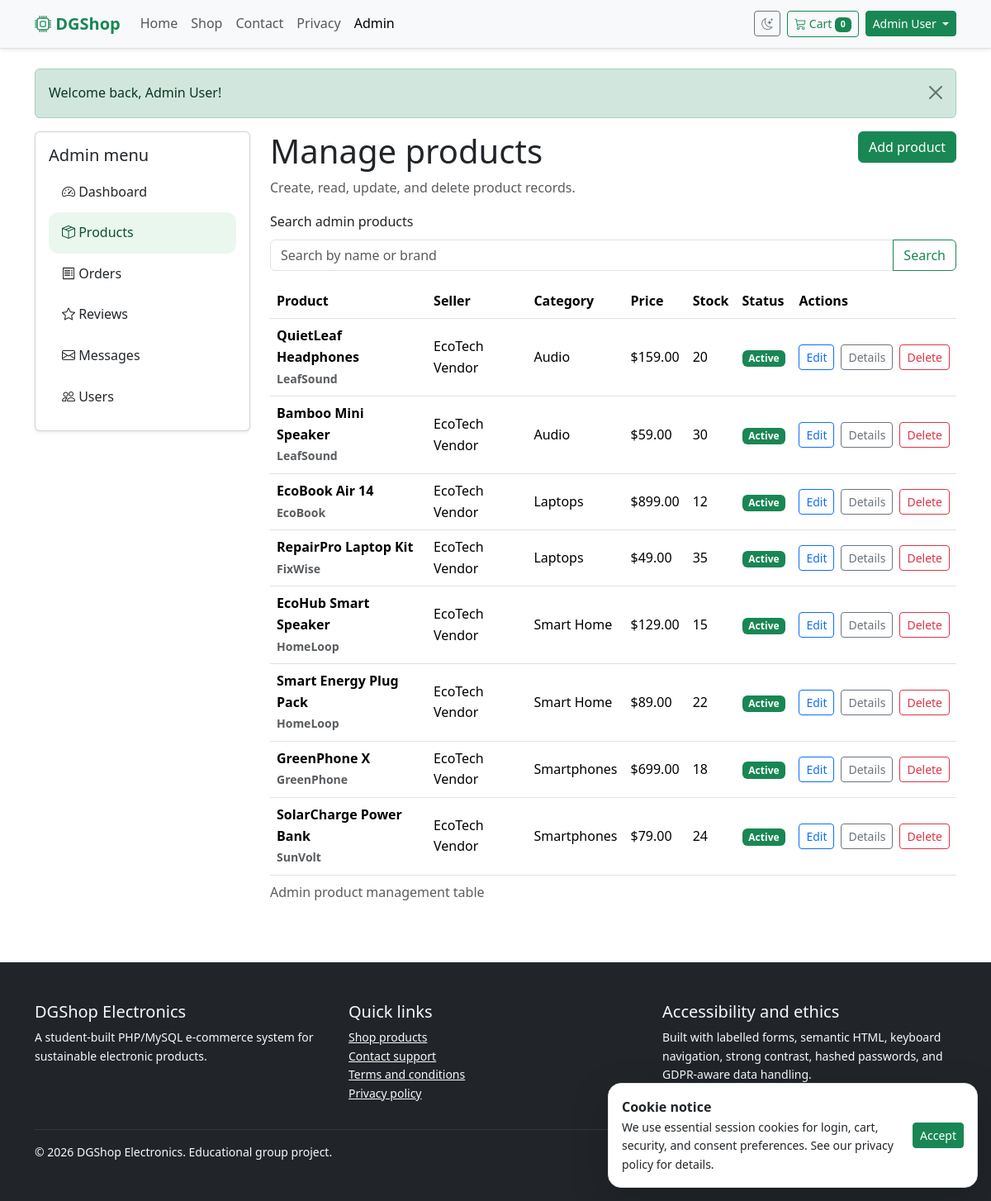
/admin/products.php (signed in), run on the app's committed database.
### tables this page shows
CREATE TABLE products (
  id INT UNSIGNED AUTO_INCREMENT PRIMARY KEY,
  category_id INT UNSIGNED NOT NULL,
  seller_id INT UNSIGNED NOT NULL,
  name VARCHAR(160) NOT NULL,
  brand VARCHAR(100) NOT NULL,
  description TEXT NOT NULL,
  price DECIMAL(10,2) NOT NULL,
  stock INT UNSIGNED NOT NULL DEFAULT 0,
  image_url VARCHAR(255) NOT NULL,
  is_active TINYINT(1) NOT NULL DEFAULT 1,
  created_at TIMESTAMP NOT NULL DEFAULT CURRENT_TIMESTAMP,
  updated_at TIMESTAMP NOT NULL DEFAULT CURRENT_TIMESTAMP ON UPDATE CURRENT_TIMESTAMP,
  CONSTRAINT fk_products_categories
    FOREIGN KEY (category_id) REFERENCES categories(id)
    ON DELETE RESTRICT
    ON UPDATE CASCADE,
  CONSTRAINT fk_products_sellers
    FOREIGN KEY (seller_id) REFERENCES users(id)
    ON DELETE RESTRICT
    ON UPDATE CASCADE
);

CREATE TABLE users (
  id INT UNSIGNED AUTO_INCREMENT PRIMARY KEY,
  name VARCHAR(120) NOT NULL,
  username VARCHAR(30) NOT NULL UNIQUE,
  email VARCHAR(190) NOT NULL UNIQUE,
  password_hash VARCHAR(255) NOT NULL,
  role ENUM('admin', 'vendor', 'user') NOT NULL DEFAULT 'user',
  created_at TIMESTAMP NOT NULL DEFAULT CURRENT_TIMESTAMP
);

CREATE TABLE categories (
  id INT UNSIGNED AUTO_INCREMENT PRIMARY KEY,
  name VARCHAR(100) NOT NULL UNIQUE,
  description TEXT NOT NULL
);

### includes/functions.php (called while the page is built, shortened)
<?php
require_once __DIR__ . '/../config/config.php';
function e(?string $value): string
{
    return htmlspecialchars((string) $value, ENT_QUOTES, 'UTF-8');
}
function url(string $path = ''): string
{
    $documentRoot = realpath($_SERVER['DOCUMENT_ROOT'] ?? '') ?: '';
    $projectRoot = realpath(dirname(__DIR__)) ?: '';
    $basePath = '';
    if ($documentRoot !== '' && substr($projectRoot, 0, strlen($documentRoot)) === $documentRoot) {
        $basePath = str_replace('\\', '/', substr($projectRoot, strlen($documentRoot)));
    }
    return rtrim($basePath, '/') . '/' . ltrim($path, '/');
}
function money(float $amount): string
{
    return '$' . number_format($amount, 2);
}

### config/config.php (called while the page is built, shortened)
<?php
function db(): PDO
{
    static $pdo = null;
    try {
        $dsn = 'mysql:host=' . DB_HOST . ';dbname=' . DB_NAME . ';charset=utf8mb4';
        $pdo = new PDO($dsn, DB_USER, DB_PASS, [
            PDO::ATTR_ERRMODE => PDO::ERRMODE_EXCEPTION,
            PDO::ATTR_DEFAULT_FETCH_MODE => PDO::FETCH_ASSOC,
            PDO::ATTR_EMULATE_PREPARES => false,
        ]);
    } catch (PDOException $exception) {
        render_database_setup_error($exception);
    }
    return $pdo;
}

### admin/products.php (the view, shortened to what this page needs)
<?php
require_once __DIR__ . '/../includes/functions.php';
$q = trim($_GET['q'] ?? '');
$params = [];
$sql = 'SELECT p.*, c.name AS category_name, u.name AS seller_name
        FROM products p
        JOIN categories c ON c.id = p.category_id
        JOIN users u ON u.id = p.seller_id';
$sql .= ' ORDER BY p.created_at DESC';
$stmt = db()->prepare($sql);
$stmt->execute($params);
$products = $stmt->fetchAll();
include __DIR__ . '/../includes/header.php';
?>
<section class="container">
    <div class="row g-4">
        <div class="col-lg-3"><?php include __DIR__ . '/_sidebar.php'; ?></div>
        <div class="col-lg-9">
            <div class="d-flex flex-column flex-md-row justify-content-between gap-3 mb-3">
                <div>
                    <h1>Manage products</h1>
                    <p class="text-body-secondary mb-0">Create, read, update, and delete product records.</p>
                </div>
                <a class="btn btn-success align-self-md-start" href="<?= url('admin/product-form.php') ?>">Add product</a>
            </div>
            <form class="mb-3" method="get">
                <label class="form-label" for="q">Search admin products</label>
                <div class="input-group">
                    <input class="form-control" id="q" name="q" value="<?= e($q) ?>" placeholder="Search by name or brand">
                    <button class="btn btn-outline-success" type="submit">Search</button>
                </div>
            </form>
            <div class="table-responsive">
                <table class="table table-hover align-middle">
                    <caption>Admin product management table</caption>
                    <thead><tr><th scope="col">Product</th><th scope="col">Seller</th><th scope="col">Category</th><th scope="col">Price</th><th scope="col">Stock</th><th scope="col">Status</th><th scope="col">Actions</th></tr></thead>
                    <tbody>
                        <?php foreach ($products as $product): ?>
                            <tr>
                                <th scope="row"><?= e($product['name']) ?><br><span class="small text-body-secondary"><?= e($product['brand']) ?></span></th>
                                <td><?= e($product['seller_name']) ?></td>
                                <td><?= e($product['category_name']) ?></td>
                                <td><?= money((float) $product['price']) ?></td>
                                <td><?= (int) $product['stock'] ?></td>
                                <td><span class="badge text-bg-<?= (int) $product['is_active'] ? 'success' : 'secondary' ?>"><?= (int) $product['is_active'] ? 'Active' : 'Hidden' ?></span></td>
                                <td>
                                    <div class="d-flex gap-2">
                                        <a class="btn btn-sm btn-outline-primary" href="<?= url('admin/product-form.php?id=' . (int) $product['id']) ?>">Edit</a>
                                        <a class="btn btn-sm btn-outline-secondary" href="<?= url('admin/product-details.php?id=' . (int) $product['id']) ?>">Details</a>
                                        <form method="post">
                                            <button class="btn btn-sm btn-outline-danger" type="submit" data-confirm="Delete this product?">Delete</button>
                                        </form>
                                    </div>
                                </td>
                            </tr>
                        <?php endforeach; ?>
                    </tbody>
                </table>
            </div>
        </div>
    </div>
</section>
<?php include __DIR__ . '/../includes/footer.php'; ?>

### assets/css/styles.css (style rules this page uses)
:root { --brand-green: #198754; --brand-dark: #10231b; --soft-green: #e9f7ef; }
body { font-family: system-ui, -apple-system, BlinkMacSystemFont, "Segoe UI", sans-serif; line-height: 1.6; }

### data on the page
products: name "QuietLeaf Headphones", brand "LeafSound", seller.name "EcoTech Vendor", category.name "Audio", price "$159.00", stock "20", is_active "Active"
products: name "Bamboo Mini Speaker", brand "LeafSound", seller.name "EcoTech Vendor", category.name "Audio", price "$59.00", stock "30", is_active "Active"
products: name "EcoBook Air 14", brand "EcoBook", seller.name "EcoTech Vendor", category.name "Laptops", price "$899.00", stock "12", is_active "Active"
products: name "RepairPro Laptop Kit", brand "FixWise", seller.name "EcoTech Vendor", category.name "Laptops", price "$49.00", stock "35", is_active "Active"
products: name "EcoHub Smart Speaker", brand "HomeLoop", seller.name "EcoTech Vendor", category.name "Smart Home", price "$129.00", stock "15", is_active "Active"
products: name "Smart Energy Plug Pack", brand "HomeLoop", seller.name "EcoTech Vendor", category.name "Smart Home", price "$89.00", stock "22", is_active "Active"
products: name "GreenPhone X", brand "GreenPhone", seller.name "EcoTech Vendor", category.name "Smartphones", price "$699.00", stock "18", is_active "Active"
products: name "SolarCharge Power Bank", brand "SunVolt", seller.name "EcoTech Vendor", category.name "Smartphones", price "$79.00", stock "24", is_active "Active"

### other printed values
cart_count() "0"
current_user()['name'] "Admin User"
$flash['message'] "Welcome back, Admin User!"
